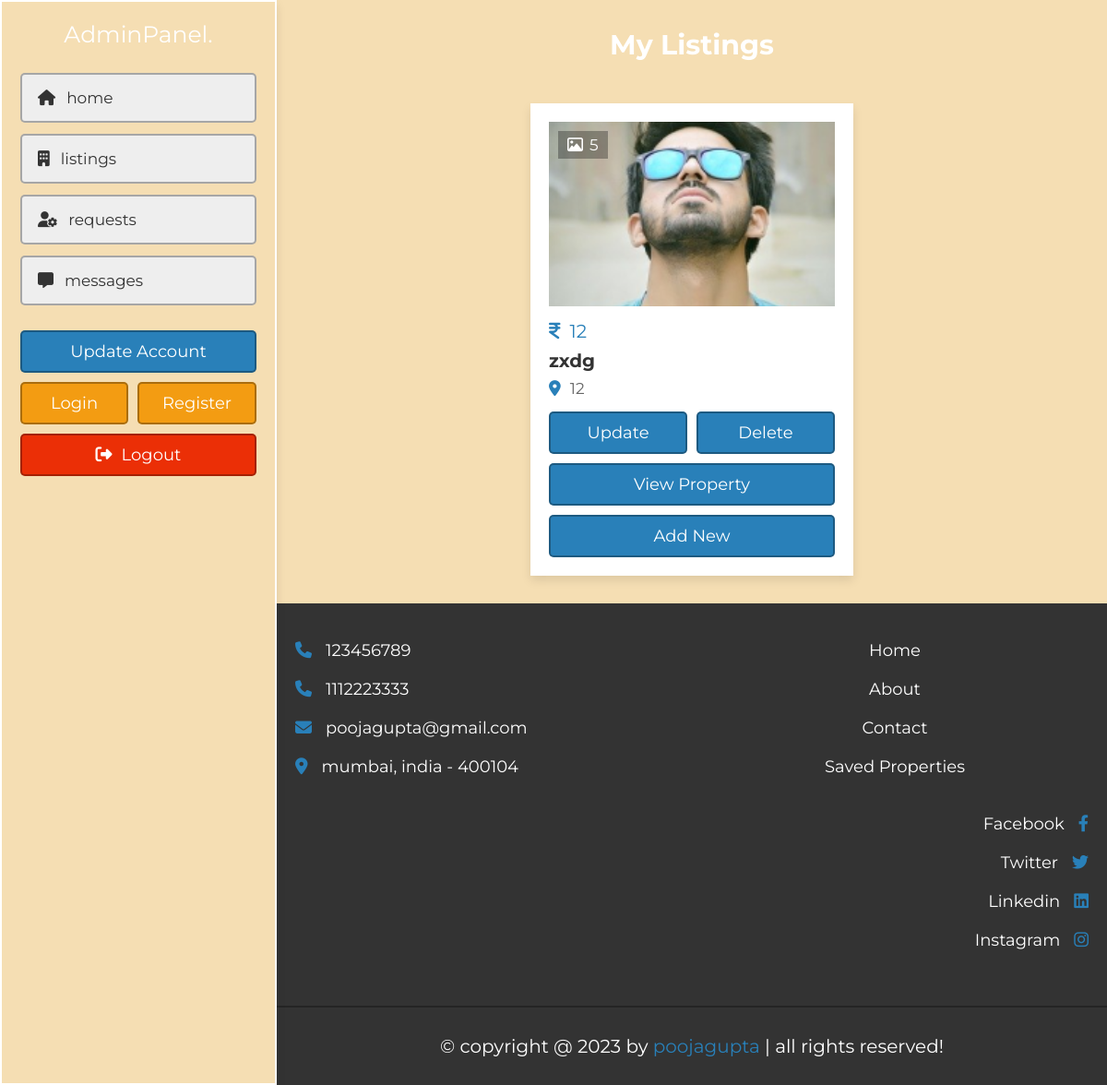
The app's page /admin/my_listings.php (signed in), older data.
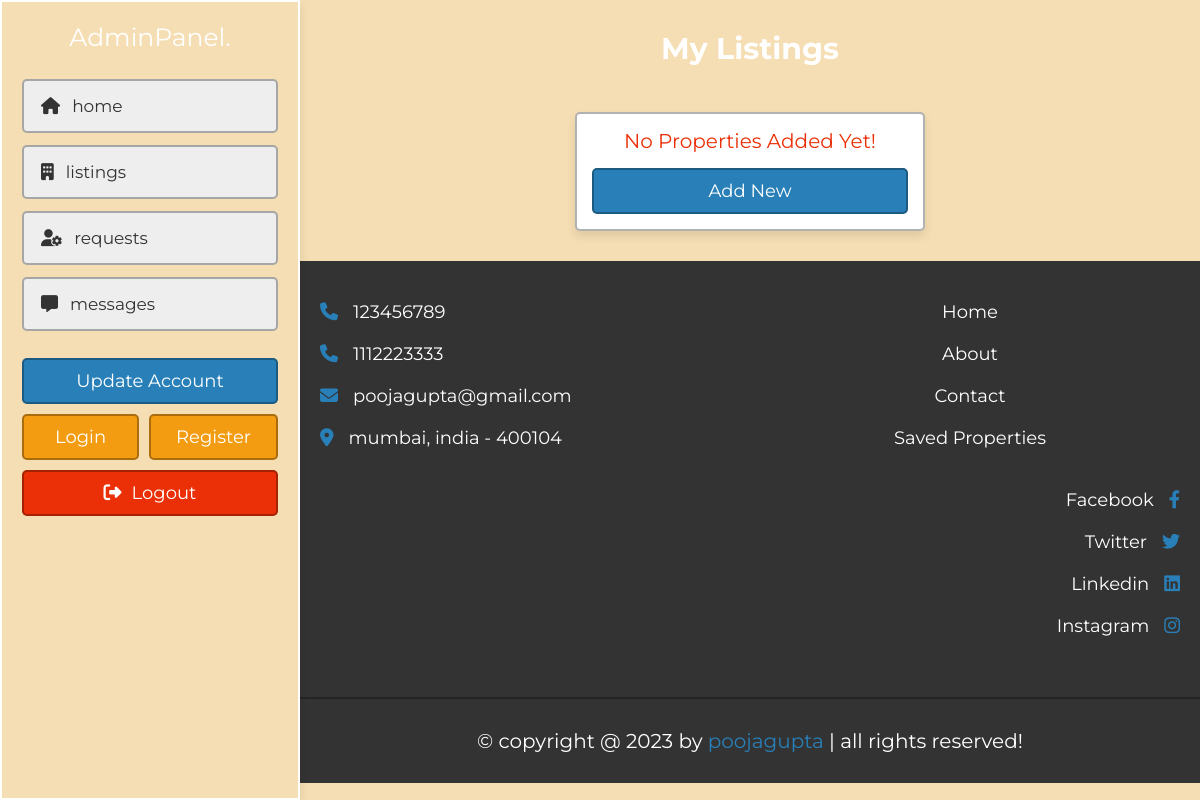
The same page, newer data.
### tables this page shows
CREATE TABLE `property` (
  `id` int(20) NOT NULL,
  `user_id` varchar(20) NOT NULL,
  `property_name` varchar(50) NOT NULL,
  `address` varchar(100) NOT NULL,
  `price` varchar(10) NOT NULL,
  `type` varchar(10) NOT NULL,
  `offer` varchar(10) NOT NULL,
  `status` varchar(50) NOT NULL,
  `furnished` varchar(50) NOT NULL,
  `bhk` varchar(10) NOT NULL,
  `deposite` varchar(10) NOT NULL,
  `bedroom` varchar(10) NOT NULL,
  `bathroom` varchar(10) NOT NULL,
  `balcony` varchar(10) NOT NULL,
  `carpet` varchar(10) NOT NULL,
  `age` varchar(2) NOT NULL,
  `total_floors` varchar(2) NOT NULL,
  `room_floor` varchar(2) NOT NULL,
  `loan` varchar(50) NOT NULL,
  `lift` varchar(3) NOT NULL,
  `security_guard` varchar(3) NOT NULL DEFAULT 'no',
  `play_ground` varchar(3) DEFAULT 'no',
  `garden` varchar(3) NOT NULL DEFAULT 'no',
  `water_supply` varchar(3) NOT NULL DEFAULT 'no',
  `power_backup` varchar(3) NOT NULL DEFAULT 'no',
  `parking_area` varchar(3) NOT NULL DEFAULT 'no',
  `gym` varchar(3) NOT NULL DEFAULT 'no',
  `shopping_mall` varchar(3) DEFAULT 'no',
  `hospital` varchar(3) NOT NULL DEFAULT 'no',
  `school` varchar(3) NOT NULL DEFAULT 'no',
  `market_area` varchar(3) NOT NULL DEFAULT 'no',
  `image_01` varchar(50) NOT NULL,
  `image_02` varchar(50) NOT NULL,
  `image_03` varchar(50) NOT NULL,
  `image_04` varchar(50) NOT NULL,
  `image_05` varchar(50) NOT NULL,
  `description` varchar(1000) NOT NULL,
  `date` date NOT NULL DEFAULT current_timestamp()
);

### admin/my_listings.php (the view, shortened to what this page needs)
<?php
include '../components/connect.php';
if(isset($_COOKIE['admin_id'])){
   $user_id = $_COOKIE['admin_id'];
}else{
   $user_id = '';
   header('location:login.php');
}
?>
<!DOCTYPE html>
<html lang="en">
<head>
   <link rel="stylesheet" href="https://cdnjs.cloudflare.com/ajax/libs/font-awesome/6.2.0/css/all.min.css">
   <link rel="stylesheet" href="../css/style.css">
</head>
<body>
<?php @include '../components/admin_header.php'; ?>
<section class="my-listings">
   <h1 class="heading">my listings</h1>
   <div class="box-container">
   <?php
      $select_properties = $conn->prepare("SELECT * FROM `property` WHERE user_id = ? ORDER BY date DESC");
      $select_properties->execute([$user_id]);
      if($select_properties->rowCount() > 0){
         while($fetch_property = $select_properties->fetch(PDO::FETCH_ASSOC)){
         $property_id = $fetch_property['id'];
         if(!empty($fetch_property['image_02'])){
            $image_coutn_02 = 1;
         }else{
            $image_coutn_02 = 0;
         }
         if(!empty($fetch_property['image_03'])){
            $image_coutn_03 = 1;
         }else{
            $image_coutn_03 = 0;
         }
         if(!empty($fetch_property['image_04'])){
            $image_coutn_04 = 1;
         }else{
            $image_coutn_04 = 0;
         }
         if(!empty($fetch_property['image_05'])){
            $image_coutn_05 = 1;
         }else{
            $image_coutn_05 = 0;
         }
         $total_images = (1 + $image_coutn_02 + $image_coutn_03 + $image_coutn_04 + $image_coutn_05);
   ?>
   <form accept="" method="POST" class="box">
      <div class="thumb">
         <p><i class="far fa-image"></i><span><?= $total_images; ?></span></p>
         <img src="../uploaded_files/<?= $fetch_property['image_01']; ?>" alt="">
      </div>
      <div class="price"><i class="fas fa-indian-rupee-sign"></i><span><?= $fetch_property['price']; ?></span></div>
      <h3 class="name"><?= $fetch_property['property_name']; ?></h3>
      <p class="location"><i class="fas fa-map-marker-alt"></i><span><?= $fetch_property['address']; ?></span></p>
      <div class="flex-btn">
         <a href="update_property.php?get_id=<?php echo $property_id; ?>" class="btn">update</a>
         <input type="submit" name="delete" value="delete" class="btn" onclick="return confirm('delete this listing?');">
      </div>
      <a href="view_property.php?get_id=<?= $property_id; ?>" class="btn">view property</a>
      <a href="post_property.php" class="btn">Add New</a>
   </form>
   <?php
         }
      }else{
         echo '<p class="empty">no properties added yet! <a href="post_property.php" style="margin-top:1.5rem;" class="btn">add new</a></p>';
      }
      ?>
   </div>
</section>
<?php @include 'components/footer.php'; ?>
</body>
</html>

Row changes from the older to the newer data that the page shows:
removed property: total_images "5", image_01 (picture), price "12", property_name "zxdg", address "12"
Text that changed along with them:
text now shown: "No Properties Added Yet! Add New"
